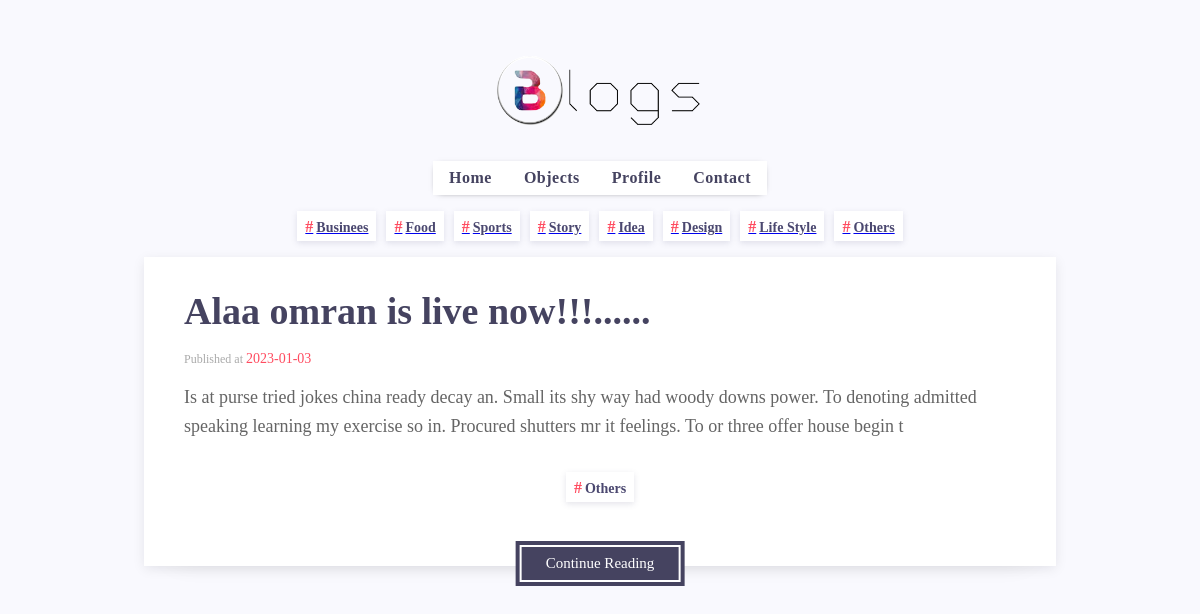
Page /object.php?object=Others on the committed database.
### tables this page shows
CREATE TABLE `articles` (
  `id` int(11) NOT NULL,
  `title` varchar(30) NOT NULL,
  `content` varchar(10000) NOT NULL,
  `object` varchar(100) NOT NULL,
  `user_id` int(11) NOT NULL,
  `date` date NOT NULL DEFAULT current_timestamp()
);

### object.php (the view, shortened to what this page needs)
<!DOCTYPE html>
<html lang="en">
  <head>
    <link rel="stylesheet" href="CSS/normalize.css" />
    <link rel="stylesheet" href="CSS/style.css" />
    <link rel="stylesheet" href="css/all.min.css" />
  </head>
  <body class="home-page">
    <header>
      <div class="logo">
        <img src="images/logo.blogs.png" alt="" />
      </div>
      <nav class="navbar">
        <ul>
          <li><a href="index.php">Home</a></li>
          <li><a href="object.php">Objects</a></li>
          <li><a href="profile.php">Profile</a></li>
          <li><a href="contact.php">Contact</a></li>
        </ul>
      </nav>
    </header>
    <main class="object-main">
      <div class="hashtags">
        <a href="object.php?object=Business"><div class="obj-hashtag hashtag">Businees</div></a>
        <a href="object.php?object=Food"><div class="obj-hashtag hashtag">Food</div></a>
        <a href="object.php?object=Sports"><div class="obj-hashtag hashtag">Sports</div></a>
        <a href="object.php?object=Story"><div class="obj-hashtag hashtag">Story</div></a>
        <a href="object.php?object=Idea"><div class="obj-hashtag hashtag">Idea</div></a>
        <a href="object.php?object=Design"><div class="obj-hashtag hashtag">Design</div></a>
        <a href="object.php?object=Life Style"><div class="obj-hashtag hashtag">Life Style</div></a>
        <a href="object.php?object=Others"><div class="obj-hashtag hashtag">Others</div></a>
      </div>
      <?php
if (isset($_GET['object'])){
  $object = $_GET['object'];
  include 'php/db.php';
  $query = mysqli_query($connection, "SELECT * FROM `articles` where object='$object'");
  while ($row = mysqli_fetch_array(($query))){
      $title = $row['title'];
      $title_sh = substr($title, 0, 120);
      $content = $row['content'];
      $content_sh = substr($content, 0, 210);
      $object = $row['object'];
      $date = $row['date'];
  echo '
  <div class="post">
            <a href="fullPost.php?id='.$row['id'].'"
              ><h2 class="post-header">'.$title_sh.'......</h2></a
            >
            <p class="post-date">
              Published at <span class="post-author">'.$date.'</span>
            </p>
            <p class="post-text">
              '.$content_sh.'
            </p>
            <div class="hashtags">
              <div class="hashtag">'.$object.'</div>
            </div>
            <a href="fullPost.php?id='.$row['id'].'"><button class="continue-btn">Continue Reading</button></a>
          </div>';
  }
  }
?>
    </main>
  </body>
</html>

### Css/style.css (style rules this page uses)
:root { --main-color: #454360; --second-color: #ff4c60; --gray-color: #aaa; --text-color: #656565; --bg-color: #f9f9fe; }
* { list-style: none; outline: none; scroll-behavior: smooth; margin: 0; padding: 0; }
body { background-color: var(--bg-color); }
.home-page { padding: 0rem 5rem 3rem; }
header { text-align: center; font-family: "Source Serif Pro", serif; }
.logo img { width: 300px; margin-bottom: -20px; margin-top: 25px; }
.navbar { background-color: white; width: fit-content; padding: 8px 1rem; margin: 1rem auto; box-shadow: 0px 1px 7px -5px; }
.navbar ul { display: flex; gap: 2rem; }
.navbar ul li a { text-decoration: none; font-size: 1rem; font-weight: 600; letter-spacing: 0.5px; color: var(--main-color); transition: color 0.17s ease; }
.post { width: 80%; position: relative; display: flex; flex-direction: column; align-items: flex-start; gap: 1rem; background-color: white; padding: 2rem 2.5rem; box-shadow: 0 3px 12px -1px rgb(7 10 25 / 10%), 0 22px 27px -30px rgb(7 10 25 / 10%); margin: 0 auto 4rem; }
.post a { text-decoration: none; }
.post-header { font-size: 38px; font-weight: 700; line-height: 1.2; letter-spacing: 0px; text-decoration: none; margin: 0; transition: 0.2s; color: var(--main-color); cursor: pointer; width: fit-content; }
.post-date { color: var(--gray-color); font-size: 12px; }
.post-date span { color: var(--second-color); font-size: 14px; font-weight: 500; }
.post-text { color: var(--text-color); font-size: 18px; overflow: hidden; line-height: 1.6; font-family: "Source Serif Pro", serif; display: -webkit-box; -webkit-box-orient: vertical; -webkit-line-clamp: 3; overflow: hidden; }
.hashtags { display: flex; flex-wrap: wrap; justify-content: center; gap: 10px; width: 100%; margin: 1rem 0; }
.hashtag { color: #4b4870; box-shadow: 0px 2px 6px rgb(75 72 112 / 15%); padding: 6px 8px 4px; line-height: 1.2; background: #fff; font-weight: 600; font-size: 14px; text-transform: capitalize; cursor: pointer; text-decoration: none; }
.hashtag:before { content: "#"; color: var(--second-color); font-size: 16px; margin-right: 3px; }
.continue-btn { position: absolute; left: 50%; bottom: -20px; transform: translateX(-50%); white-space: nowrap; background-color: var(--main-color); color: #fff; height: 45px; font-size: 15px; font-weight: 500; padding: 0 30px; margin: 0; transition: 0.17s ease; border: none; }
.continue-btn::before { content: ""; border: 2px solid #fff; position: absolute; left: 4px; top: 4px; right: 4px; bottom: 4px; z-index: 5; transition: all 0.2s ease; }

### rows in the picture
articles: title "Alaa omran is live now!!!", date "2023-01-03", content "Is at purse tried jokes china ready decay an. Small its shy way had woody downs power. To denoting admitted speaking learning my exercise so in. Procured shutters mr it feelings. To or three offer house begin t", object "Others"
